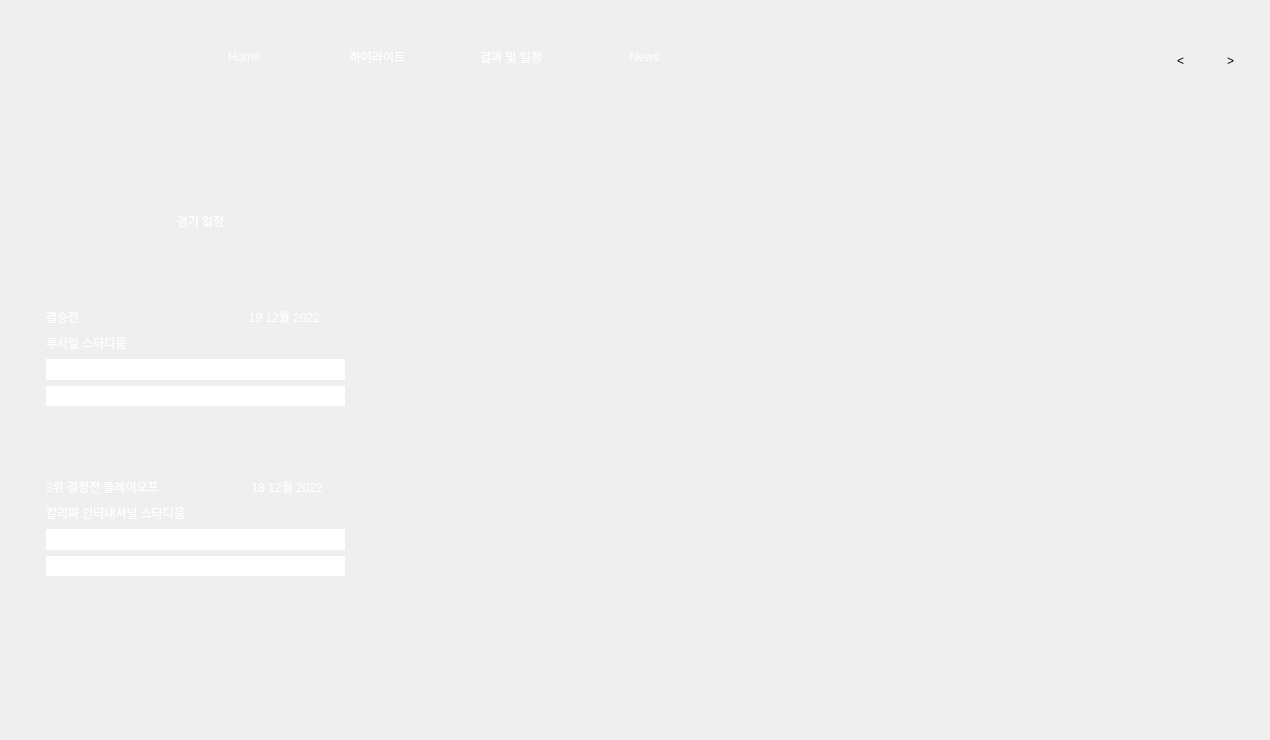
<?xml version="1.0" encoding="UTF-8"?>
<ui version="4.0">
 <class>MainWindow</class>
 <widget class="QMainWindow" name="MainWindow">
  <property name="geometry">
   <rect>
    <x>0</x>
    <y>0</y>
    <width>1270</width>
    <height>740</height>
   </rect>
  </property>
  <property name="font">
   <font>
    <family>Noto Sans KR</family>
   </font>
  </property>
  <property name="windowTitle">
   <string>Qatar WC Manager</string>
  </property>
  <property name="styleSheet">
   <string notr="true">background-image: url(:/images/images/bg.jpg);
 color : rgb(255,255,255);</string>
  </property>
  <widget class="QWidget" name="centralwidget">
   <widget class="QLabel" name="label_4">
    <property name="geometry">
     <rect>
      <x>40</x>
      <y>20</y>
      <width>121</width>
      <height>61</height>
     </rect>
    </property>
    <property name="autoFillBackground">
     <bool>false</bool>
    </property>
    <property name="styleSheet">
     <string notr="true">color : rgb(255, 255, 255);
opacity : 1;</string>
    </property>
    <property name="text">
     <string/>
    </property>
    <property name="pixmap">
     <pixmap resource="../resource.qrc">:/images/images/logo.webp</pixmap>
    </property>
    <property name="scaledContents">
     <bool>true</bool>
    </property>
    <property name="alignment">
     <set>Qt::AlignCenter</set>
    </property>
   </widget>
   <widget class="QPushButton" name="pushButton">
    <property name="geometry">
     <rect>
      <x>1110</x>
      <y>40</y>
      <width>41</width>
      <height>41</height>
     </rect>
    </property>
    <property name="cursor">
     <cursorShape>PointingHandCursor</cursorShape>
    </property>
    <property name="styleSheet">
     <string notr="true">border : 0;
 border-radius:10px;</string>
    </property>
    <property name="text">
     <string/>
    </property>
    <property name="icon">
     <iconset resource="../resource.qrc">
      <normaloff>:/images/images/1103500.png</normaloff>:/images/images/1103500.png</iconset>
    </property>
    <property name="iconSize">
     <size>
      <width>30</width>
      <height>30</height>
     </size>
    </property>
   </widget>
   <widget class="QPushButton" name="pushButton_2">
    <property name="geometry">
     <rect>
      <x>1210</x>
      <y>40</y>
      <width>41</width>
      <height>41</height>
     </rect>
    </property>
    <property name="cursor">
     <cursorShape>PointingHandCursor</cursorShape>
    </property>
    <property name="styleSheet">
     <string notr="true">border : 0;
 border-radius:10px; ; color : black;</string>
    </property>
    <property name="text">
     <string>&gt;</string>
    </property>
    <property name="iconSize">
     <size>
      <width>30</width>
      <height>30</height>
     </size>
    </property>
   </widget>
   <widget class="QPushButton" name="pushButton_3">
    <property name="geometry">
     <rect>
      <x>1160</x>
      <y>40</y>
      <width>41</width>
      <height>41</height>
     </rect>
    </property>
    <property name="cursor">
     <cursorShape>PointingHandCursor</cursorShape>
    </property>
    <property name="styleSheet">
     <string notr="true">border : 0;
 border-radius:10px; ; color : black;</string>
    </property>
    <property name="text">
     <string>&lt;</string>
    </property>
    <property name="iconSize">
     <size>
      <width>30</width>
      <height>30</height>
     </size>
    </property>
   </widget>
   <widget class="QWidget" name="horizontalLayoutWidget_2">
    <property name="geometry">
     <rect>
      <x>180</x>
      <y>20</y>
      <width>528</width>
      <height>73</height>
     </rect>
    </property>
    <layout class="QHBoxLayout" name="horizontalLayout_2">
     <item>
      <widget class="QPushButton" name="pageBtn_1">
       <property name="enabled">
        <bool>true</bool>
       </property>
       <property name="minimumSize">
        <size>
         <width>121</width>
         <height>61</height>
        </size>
       </property>
       <property name="cursor">
        <cursorShape>PointingHandCursor</cursorShape>
       </property>
       <property name="styleSheet">
        <string notr="true">border:0px; border-radius:10px;</string>
       </property>
       <property name="text">
        <string>Home</string>
       </property>
      </widget>
     </item>
     <item>
      <widget class="QPushButton" name="pageBtn_2">
       <property name="enabled">
        <bool>true</bool>
       </property>
       <property name="minimumSize">
        <size>
         <width>121</width>
         <height>61</height>
        </size>
       </property>
       <property name="cursor">
        <cursorShape>PointingHandCursor</cursorShape>
       </property>
       <property name="styleSheet">
        <string notr="true">border:0px; border-radius:10px;</string>
       </property>
       <property name="text">
        <string>하이라이트</string>
       </property>
      </widget>
     </item>
     <item>
      <widget class="QPushButton" name="pageBtn_3">
       <property name="enabled">
        <bool>true</bool>
       </property>
       <property name="minimumSize">
        <size>
         <width>121</width>
         <height>61</height>
        </size>
       </property>
       <property name="cursor">
        <cursorShape>PointingHandCursor</cursorShape>
       </property>
       <property name="styleSheet">
        <string notr="true">border:0px; border-radius:10px;</string>
       </property>
       <property name="text">
        <string>결과 및 일정</string>
       </property>
      </widget>
     </item>
     <item>
      <widget class="QPushButton" name="pageBtn_4">
       <property name="enabled">
        <bool>true</bool>
       </property>
       <property name="minimumSize">
        <size>
         <width>121</width>
         <height>61</height>
        </size>
       </property>
       <property name="cursor">
        <cursorShape>PointingHandCursor</cursorShape>
       </property>
       <property name="styleSheet">
        <string notr="true">border:0px; border-radius:10px;</string>
       </property>
       <property name="text">
        <string>News</string>
       </property>
      </widget>
     </item>
    </layout>
   </widget>
   <widget class="QFrame" name="frame_1">
    <property name="geometry">
     <rect>
      <x>0</x>
      <y>100</y>
      <width>1300</width>
      <height>611</height>
     </rect>
    </property>
    <property name="autoFillBackground">
     <bool>false</bool>
    </property>
    <property name="styleSheet">
     <string notr="true">border-radius : 10px; 
</string>
    </property>
    <property name="frameShape">
     <enum>QFrame::StyledPanel</enum>
    </property>
    <property name="frameShadow">
     <enum>QFrame::Raised</enum>
    </property>
    <widget class="QLabel" name="label_13">
     <property name="geometry">
      <rect>
       <x>30</x>
       <y>90</y>
       <width>341</width>
       <height>61</height>
      </rect>
     </property>
     <property name="styleSheet">
      <string notr="true">color : rgb(255, 255, 255);
border-radius : 20px;</string>
     </property>
     <property name="text">
      <string>경기 일정</string>
     </property>
     <property name="alignment">
      <set>Qt::AlignCenter</set>
     </property>
    </widget>
    <widget class="QFrame" name="frame">
     <property name="geometry">
      <rect>
       <x>20</x>
       <y>350</y>
       <width>351</width>
       <height>151</height>
      </rect>
     </property>
     <property name="styleSheet">
      <string notr="true">color : rgb(255, 255, 255);
border-radius : 20px;</string>
     </property>
     <property name="frameShape">
      <enum>QFrame::StyledPanel</enum>
     </property>
     <property name="frameShadow">
      <enum>QFrame::Raised</enum>
     </property>
     <widget class="QWidget" name="verticalLayoutWidget">
      <property name="geometry">
       <rect>
        <x>10</x>
        <y>10</y>
        <width>331</width>
        <height>132</height>
       </rect>
      </property>
      <layout class="QVBoxLayout" name="verticalLayout">
       <property name="leftMargin">
        <number>16</number>
       </property>
       <property name="topMargin">
        <number>16</number>
       </property>
       <property name="rightMargin">
        <number>16</number>
       </property>
       <property name="bottomMargin">
        <number>16</number>
       </property>
       <item>
        <widget class="QLabel" name="label_5">
         <property name="text">
          <string>3위 결정전 플레이오프                            18 12월 2022</string>
         </property>
        </widget>
       </item>
       <item>
        <widget class="QLabel" name="label_6">
         <property name="text">
          <string>칼리파 인터내셔널 스타디움</string>
         </property>
        </widget>
       </item>
       <item>
        <widget class="QLabel" name="label_7">
         <property name="styleSheet">
          <string notr="true">background-color: rgb(255, 255, 255);</string>
         </property>
         <property name="text">
          <string>크로아티아                                                      2</string>
         </property>
         <property name="scaledContents">
          <bool>true</bool>
         </property>
        </widget>
       </item>
       <item>
        <widget class="QLabel" name="label_8">
         <property name="styleSheet">
          <string notr="true">background-color: rgb(255, 255, 255);</string>
         </property>
         <property name="text">
          <string>모로코                                                            2</string>
         </property>
        </widget>
       </item>
      </layout>
     </widget>
    </widget>
    <widget class="QFrame" name="frame_2">
     <property name="geometry">
      <rect>
       <x>20</x>
       <y>180</y>
       <width>351</width>
       <height>151</height>
      </rect>
     </property>
     <property name="styleSheet">
      <string notr="true">color : rgb(255, 255, 255);
border-radius : 20px;</string>
     </property>
     <property name="frameShape">
      <enum>QFrame::StyledPanel</enum>
     </property>
     <property name="frameShadow">
      <enum>QFrame::Raised</enum>
     </property>
     <widget class="QWidget" name="verticalLayoutWidget_2">
      <property name="geometry">
       <rect>
        <x>10</x>
        <y>10</y>
        <width>331</width>
        <height>132</height>
       </rect>
      </property>
      <layout class="QVBoxLayout" name="verticalLayout_2">
       <property name="leftMargin">
        <number>16</number>
       </property>
       <property name="topMargin">
        <number>16</number>
       </property>
       <property name="rightMargin">
        <number>16</number>
       </property>
       <property name="bottomMargin">
        <number>16</number>
       </property>
       <item>
        <widget class="QLabel" name="label_9">
         <property name="text">
          <string>결승전                                                   19 12월 2022</string>
         </property>
        </widget>
       </item>
       <item>
        <widget class="QLabel" name="label_10">
         <property name="text">
          <string>루사일 스타디움</string>
         </property>
        </widget>
       </item>
       <item>
        <widget class="QLabel" name="label_11">
         <property name="styleSheet">
          <string notr="true">background-color: rgb(255, 255, 255);</string>
         </property>
         <property name="text">
          <string>아르헨티나                                                      3</string>
         </property>
         <property name="scaledContents">
          <bool>true</bool>
         </property>
        </widget>
       </item>
       <item>
        <widget class="QLabel" name="label_12">
         <property name="styleSheet">
          <string notr="true">background-color: rgb(255, 255, 255);</string>
         </property>
         <property name="text">
          <string>프랑스                                                            3</string>
         </property>
        </widget>
       </item>
      </layout>
     </widget>
    </widget>
    <widget class="QPushButton" name="hyperlink_1">
     <property name="geometry">
      <rect>
       <x>420</x>
       <y>80</y>
       <width>811</width>
       <height>441</height>
      </rect>
     </property>
     <property name="cursor">
      <cursorShape>PointingHandCursor</cursorShape>
     </property>
     <property name="autoFillBackground">
      <bool>false</bool>
     </property>
     <property name="styleSheet">
      <string notr="true">border-image: url(:/images/images/korHL.webp);
border-radius : 20px;
</string>
     </property>
     <property name="text">
      <string/>
     </property>
    </widget>
   </widget>
  </widget>
  <widget class="QMenuBar" name="menubar">
   <property name="geometry">
    <rect>
     <x>0</x>
     <y>0</y>
     <width>1270</width>
     <height>24</height>
    </rect>
   </property>
  </widget>
 </widget>
 <resources>
  <include location="../resource.qrc"/>
 </resources>
 <connections>
  <connection>
   <sender>pushButton</sender>
   <signal>clicked()</signal>
   <receiver>MainWindow</receiver>
   <slot>muteAudio()</slot>
   <hints>
    <hint type="sourcelabel">
     <x>1130</x>
     <y>84</y>
    </hint>
    <hint type="destinationlabel">
     <x>920</x>
     <y>65</y>
    </hint>
   </hints>
  </connection>
  <connection>
   <sender>pushButton_2</sender>
   <signal>clicked()</signal>
   <receiver>MainWindow</receiver>
   <slot>nextAudio()</slot>
   <hints>
    <hint type="sourcelabel">
     <x>1250</x>
     <y>104</y>
    </hint>
    <hint type="destinationlabel">
     <x>1250</x>
     <y>66</y>
    </hint>
   </hints>
  </connection>
  <connection>
   <sender>pushButton_3</sender>
   <signal>clicked()</signal>
   <receiver>MainWindow</receiver>
   <slot>previousAudio()</slot>
   <hints>
    <hint type="sourcelabel">
     <x>1196</x>
     <y>77</y>
    </hint>
    <hint type="destinationlabel">
     <x>1141</x>
     <y>31</y>
    </hint>
   </hints>
  </connection>
  <connection>
   <sender>pageBtn_2</sender>
   <signal>clicked()</signal>
   <receiver>MainWindow</receiver>
   <slot>movePage()</slot>
   <hints>
    <hint type="sourcelabel">
     <x>347</x>
     <y>67</y>
    </hint>
    <hint type="destinationlabel">
     <x>191</x>
     <y>134</y>
    </hint>
   </hints>
  </connection>
  <connection>
   <sender>pageBtn_3</sender>
   <signal>clicked()</signal>
   <receiver>MainWindow</receiver>
   <slot>movePage()</slot>
   <hints>
    <hint type="sourcelabel">
     <x>482</x>
     <y>69</y>
    </hint>
    <hint type="destinationlabel">
     <x>352</x>
     <y>27</y>
    </hint>
   </hints>
  </connection>
  <connection>
   <sender>pageBtn_4</sender>
   <signal>clicked()</signal>
   <receiver>MainWindow</receiver>
   <slot>movePage()</slot>
   <hints>
    <hint type="sourcelabel">
     <x>630</x>
     <y>64</y>
    </hint>
    <hint type="destinationlabel">
     <x>499</x>
     <y>36</y>
    </hint>
   </hints>
  </connection>
  <connection>
   <sender>pageBtn_1</sender>
   <signal>clicked()</signal>
   <receiver>MainWindow</receiver>
   <slot>movePage()</slot>
   <hints>
    <hint type="sourcelabel">
     <x>187</x>
     <y>60</y>
    </hint>
    <hint type="destinationlabel">
     <x>175</x>
     <y>39</y>
    </hint>
   </hints>
  </connection>
  <connection>
   <sender>hyperlink_1</sender>
   <signal>clicked()</signal>
   <receiver>MainWindow</receiver>
   <slot>webOpen()</slot>
   <hints>
    <hint type="sourcelabel">
     <x>857</x>
     <y>265</y>
    </hint>
    <hint type="destinationlabel">
     <x>791</x>
     <y>102</y>
    </hint>
   </hints>
  </connection>
 </connections>
 <slots>
  <slot>muteAudio()</slot>
  <slot>nextAudio()</slot>
  <slot>previousAudio()</slot>
  <slot>movePage()</slot>
  <slot>webOpen()</slot>
 </slots>
</ui>
